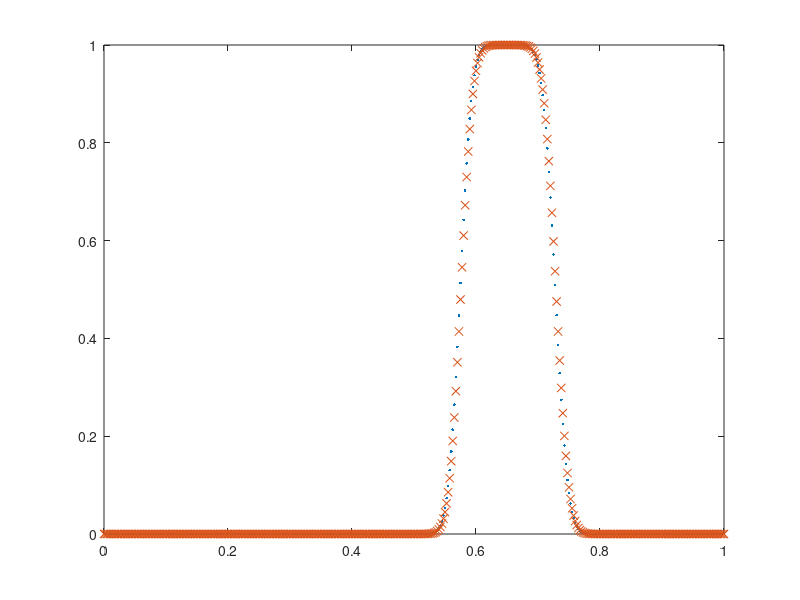

MATLAB code to generate this figure:
%%%%%%%%%%%%%%%%%%%%%%%%%%%%%%%%%%%%%%%%%%%%%%%%%%%%%%%%%%%%%%%%%%
%          1D Linear Advection Equation Upwind Method            %
%        This Program has been developed by "Ali Monsef"         %
%               Master of Mechanical Engineering                 %
%               Contact: alimonsef1997@gmail.com                 %
%%%%%%%%%%%%%%%%%%%%%%%%%%%%%%%%%%%%%%%%%%%%%%%%%%%%%%%%%%%%%%%%%%
clc
clearvars
% du/dt + a du/dx = 0
%------------simulation parameters-------------
dx    = 1/400;   %using 400 points
cfl   = 0.9;
t_end = 0.5;
%------------Discretization of Domain-------------
x = 0:dx:1;
n = length(x);
%-------------Initial Condition-------------
u0 = zeros(1,n);
idx =  x>=0.2 & x<=0.4;
u0(idx) = 1;
%-------------Main Loop-------------
% Initilize vector variables
u_next = zeros(size(u0));  %u^{n+1}
%-------------Load Initial condition-------------
u = u0;
%-------------Main Loop-------------
t = 0;
while t < t_end
    %plot every time step
    plot(x,u,'.')
    %Compute advection speed
    a = (1+x.^2)./(1+2*x*t+2*x.^2+x.^4);
    a_m = min(0,a);
    a_p = max(0,a);
    % compute time step
    dt = cfl*dx/abs(max(a));
    t = t + dt;
    for j = 2:n-1    
        % Using double Sided Upwind
        u_next(j) = u(j) - a_p(j)*dt/dx*(u(j)-u(j-1)) - a_m(j)*dt/dx*(u(j+1)-u(j));
    end
    % BC
    u_next(1) = 0;               % Dirichlet BC
    %u_next(n) = u_next(n-1);    % Neumann BC
    % UPDATE info
    u = u_next;
    % update figure
    pause(0.01); drawnow
end
%-------------Compute exact solution at t = t_end-------------
u_exact = zeros(1,n);
idx = find( x>=(0.2 - t_end/(1+0.2^2) ) & x<=(0.4 - t_end/(1+0.2^2)));
u_exact(idx) = 1;
%-------------Plot Results-------------
hold on
plot(x,u,'x')
%plot(x,u_exact,'-k')
hold off